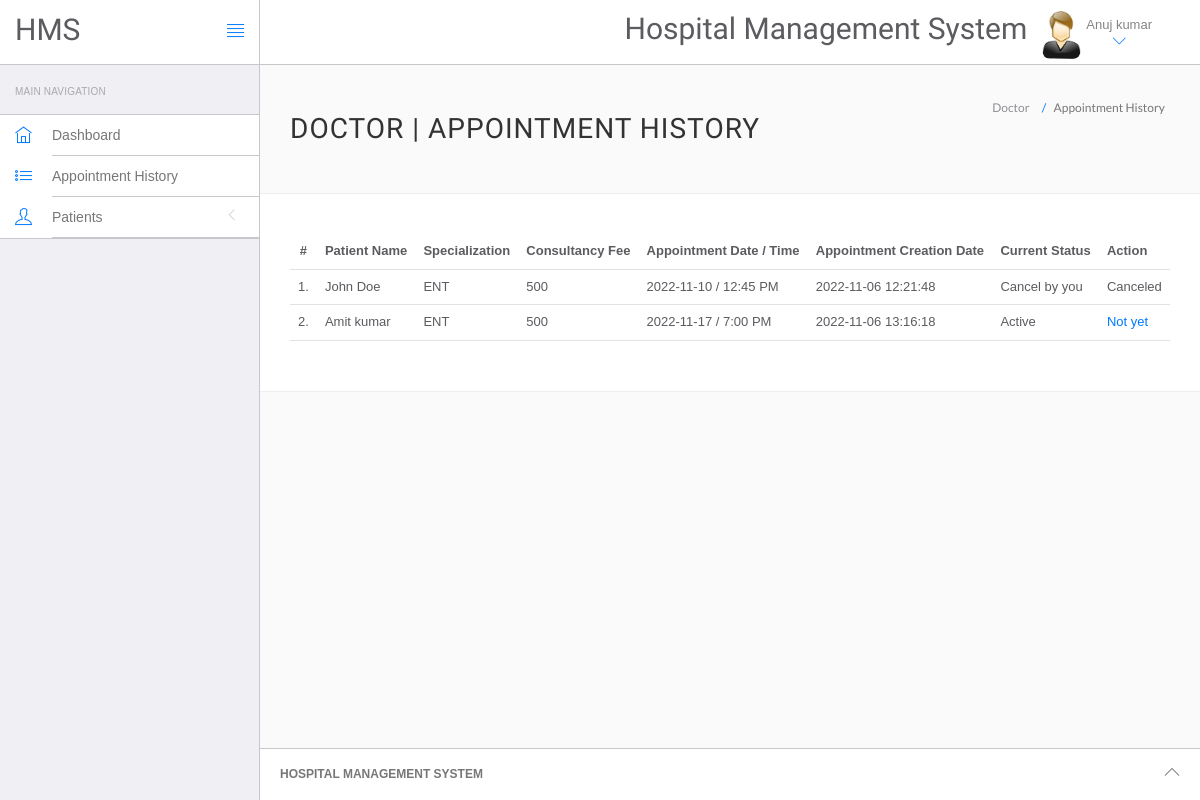
The page /hospital/hms/doctor/appointment-history.php (signed in) on the database its author committed.
### tables this page shows
CREATE TABLE `doctors` (
  `id` int(11) NOT NULL,
  `specilization` varchar(255) DEFAULT NULL,
  `doctorName` varchar(255) DEFAULT NULL,
  `address` longtext DEFAULT NULL,
  `docFees` varchar(255) DEFAULT NULL,
  `contactno` bigint(11) DEFAULT NULL,
  `docEmail` varchar(255) DEFAULT NULL,
  `password` varchar(255) DEFAULT NULL,
  `creationDate` timestamp NULL DEFAULT current_timestamp(),
  `updationDate` timestamp NULL DEFAULT NULL ON UPDATE current_timestamp()
);

CREATE TABLE `appointment` (
  `id` int(11) NOT NULL,
  `doctorSpecialization` varchar(255) DEFAULT NULL,
  `doctorId` int(11) DEFAULT NULL,
  `userId` int(11) DEFAULT NULL,
  `consultancyFees` int(11) DEFAULT NULL,
  `appointmentDate` varchar(255) DEFAULT NULL,
  `appointmentTime` varchar(255) DEFAULT NULL,
  `postingDate` timestamp NULL DEFAULT current_timestamp(),
  `userStatus` int(11) DEFAULT NULL,
  `doctorStatus` int(11) DEFAULT NULL,
  `updationDate` timestamp NULL DEFAULT NULL ON UPDATE current_timestamp()
);

CREATE TABLE `users` (
  `id` int(11) NOT NULL,
  `fullName` varchar(255) DEFAULT NULL,
  `address` longtext DEFAULT NULL,
  `city` varchar(255) DEFAULT NULL,
  `gender` varchar(255) DEFAULT NULL,
  `email` varchar(255) DEFAULT NULL,
  `password` varchar(255) DEFAULT NULL,
  `regDate` timestamp NULL DEFAULT current_timestamp(),
  `updationDate` timestamp NULL DEFAULT NULL ON UPDATE current_timestamp()
);

### hospital/hms/doctor/appointment-history.php (the view, shortened to what this page needs)
<?php
include('include/config.php');
if(strlen($_SESSION['id']==0)) {
 header('location:logout.php');
  } else{
?>
<!DOCTYPE html>
<html lang="en">
	<head>
		<link rel="stylesheet" href="vendor/bootstrap/css/bootstrap.min.css">
		<link rel="stylesheet" href="vendor/fontawesome/css/font-awesome.min.css">
		<link rel="stylesheet" href="vendor/themify-icons/themify-icons.min.css">
		<link href="vendor/animate.css/animate.min.css" rel="stylesheet" media="screen">
		<link href="vendor/perfect-scrollbar/perfect-scrollbar.min.css" rel="stylesheet" media="screen">
		<link href="vendor/switchery/switchery.min.css" rel="stylesheet" media="screen">
		<link href="vendor/bootstrap-touchspin/jquery.bootstrap-touchspin.min.css" rel="stylesheet" media="screen">
		<link href="vendor/select2/select2.min.css" rel="stylesheet" media="screen">
		<link href="vendor/bootstrap-datepicker/bootstrap-datepicker3.standalone.min.css" rel="stylesheet" media="screen">
		<link href="vendor/bootstrap-timepicker/bootstrap-timepicker.min.css" rel="stylesheet" media="screen">
		<link rel="stylesheet" href="assets/css/styles.css">
		<link rel="stylesheet" href="assets/css/plugins.css">
		<link rel="stylesheet" href="assets/css/themes/theme-1.css" id="skin_color" />
	</head>
	<body>
		<div id="app">
<?php include('include/sidebar.php');?>
			<div class="app-content">
					<?php include('include/header.php');?>
				<div class="main-content" >
					<div class="wrap-content container" id="container">
						<section id="page-title">
							<div class="row">
								<div class="col-sm-8">
									<h1 class="mainTitle">Doctor  | Appointment History</h1>
																	</div>
								<ol class="breadcrumb">
									<li>
										<span>Doctor </span>
									</li>
									<li class="active">
										<span>Appointment History</span>
									</li>
								</ol>
							</div>
						</section>
						<div class="container-fluid container-fullw bg-white">
									<div class="row">
								<div class="col-md-12">
									<table class="table table-hover" id="sample-table-1">
										<thead>
											<tr>
												<th class="center">#</th>
												<th class="hidden-xs">Patient  Name</th>
												<th>Specialization</th>
												<th>Consultancy Fee</th>
												<th>Appointment Date / Time </th>
												<th>Appointment Creation Date  </th>
												<th>Current Status</th>
												<th>Action</th>
											</tr>
										</thead>
										<tbody>
<?php
$sql=mysqli_query($con,"select users.fullName as fname,appointment.*  from appointment join users on users.id=appointment.userId where appointment.doctorId='".$_SESSION['id']."'");
$cnt=1;
while($row=mysqli_fetch_array($sql))
{
?>
											<tr>
												<td class="center"><?php echo $cnt;?>.</td>
												<td class="hidden-xs"><?php echo $row['fname'];?></td>
												<td><?php echo $row['doctorSpecialization'];?></td>
												<td><?php echo $row['consultancyFees'];?></td>
												<td><?php echo $row['appointmentDate'];?> / <?php echo
												 $row['appointmentTime'];?>
												</td>
												<td><?php echo $row['postingDate'];?></td>
												<td>
<?php if(($row['userStatus']==1) && ($row['doctorStatus']==1))
{
	echo "Active";
}
if(($row['userStatus']==1) && ($row['doctorStatus']==0))
{
	echo "Cancel by you";
}
												?></td>
												<td >
												<div class="visible-md visible-lg hidden-sm hidden-xs">
							<?php if(($row['userStatus']==1) && ($row['doctorStatus']==1))
{ ?>
	<a href="#">Not yet</a>
	<?php } else {
		echo "Canceled";
		} ?>
												</div>
												</td>
											</tr>
											<?php
$cnt=$cnt+1;
											 }?>
										</tbody>
									</table>
								</div>
							</div>
								</div>
					</div>
				</div>
			</div>
	<?php include('include/footer.php');?>
		</div>
	</body>
</html>
<?php } ?>

### hospital/hms/doctor/include/header.php (shortened to what this page needs)
<header class="navbar navbar-default navbar-static-top">
					<div class="navbar-header">
						<a class="navbar-brand" href="#">
							<h2 style="padding-top:20% ">HMS</h2>
						</a>
						<a href="#" class="sidebar-toggler pull-right visible-md visible-lg" data-toggle-class="app-sidebar-closed" data-toggle-target="#app">
							<i class="ti-align-justify"></i>
						</a>
					</div>
					<div class="navbar-collapse collapse">
						<ul class="nav navbar-right">
								<li  style="padding-top:2% ">
								<h2>Hospital Management System</h2>
							</li>
							<li class="dropdown current-user">
								<a href class="dropdown-toggle" data-toggle="dropdown">
									<img src="assets/images/images.jpg" > <span class="username">
									<?php $query=mysqli_query($con,"select doctorName from doctors where id='".$_SESSION['id']."'");
while($row=mysqli_fetch_array($query))
{
	echo $row['doctorName'];
}
									?> <i class="ti-angle-down"></i></i></span>
								</a>
							</li>
						</ul>
					</div>
				</header>

### hospital/hms/doctor/assets/css/themes/theme-1.css (style rules this page uses)
body { background: #FAFAFA; }
header .navbar-header { background: #ffffff !important; border-right-color: #c8c7cc !important; border-bottom-color: #c8c7cc !important; }
header .navbar-header .sidebar-toggler, header .navbar-header .sidebar-mobile-toggler { color: #007aff !important; }
header .navbar-header .navbar-brand { color: #777 !important; }
header .navbar-collapse { background: #ffffff !important; border-bottom-color: #c8c7cc !important; box-shadow: none !important; }
header .navbar-collapse .navbar-right > li > a { color: #777; }
header .navbar-collapse .navbar-right > li > a i { color: #007aff !important; }

### rows shown on the page
doctors: doctorName "Anuj kumar"
appointment: userId.fullName "John Doe", doctorSpecialization "ENT", consultancyFees "500", appointmentDate "2022-11-10", appointmentTime "12:45 PM", postingDate "2022-11-06 12:21:48", userStatus "Cancel by you"
appointment: userId.fullName "Amit kumar", doctorSpecialization "ENT", consultancyFees "500", appointmentDate "2022-11-17", appointmentTime "7:00 PM", postingDate "2022-11-06 13:16:18", userStatus "Active"
